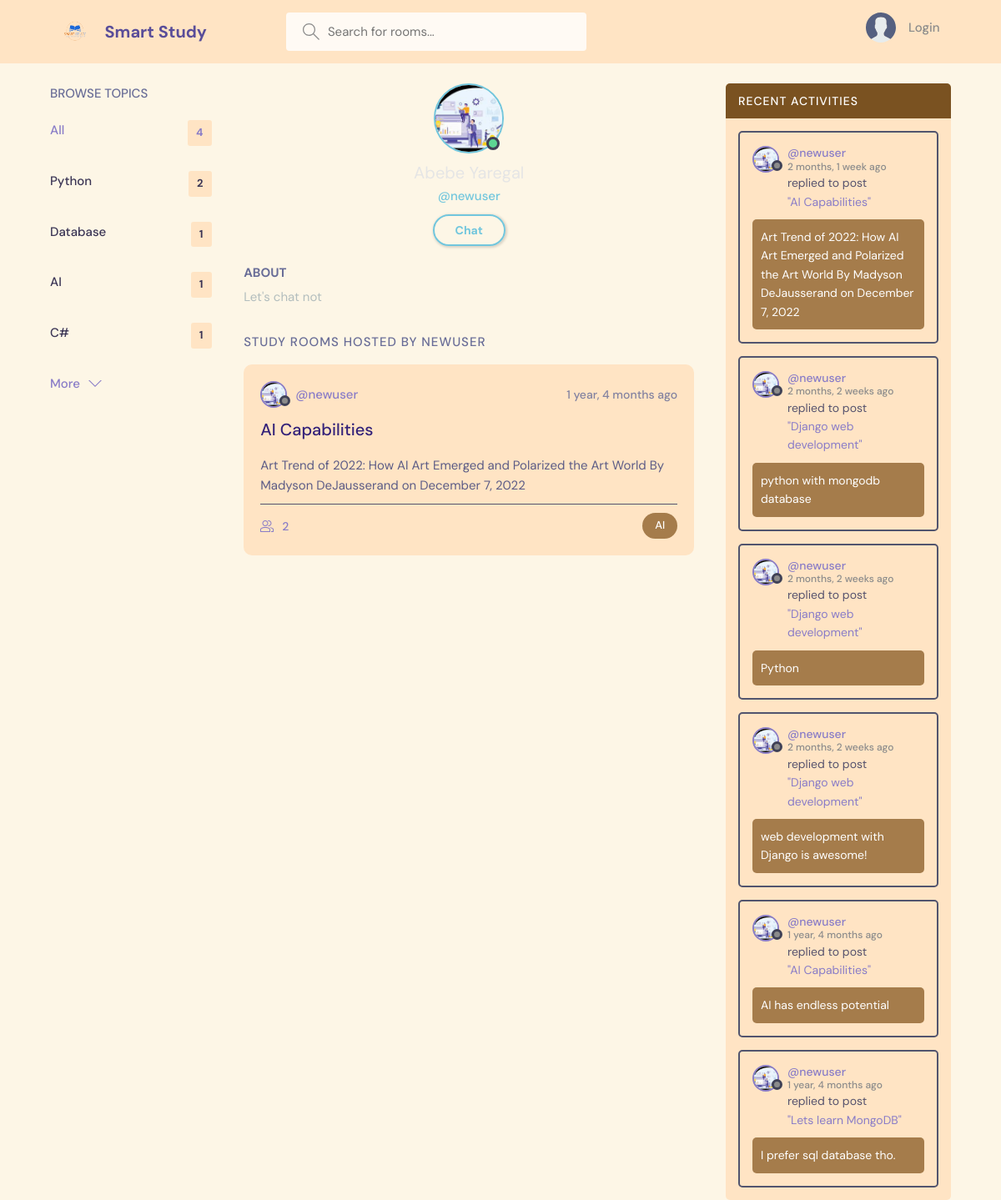
The page /profile/4/ on the database its author committed.
### playground/models.py (models this page shows, shortened)
class Topic(models.Model):
    name = models.CharField(max_length=200)

class User(AbstractUser):
    name = models.CharField(max_length=200, null=True)
    email = models.EmailField(null=True, unique=True)
    bio = models.TextField(null=True)
    avatar = models.ImageField(null=True, default='avatar.svg')
    REQUIRED_FIELDS = []

class Room(models.Model):
    host = models.ForeignKey(User, on_delete=models.SET_NULL, null=True)
    topic = models.ForeignKey(Topic, on_delete=models.SET_NULL, null=True)
    name = models.CharField(max_length=200)
    description = models.TextField(null=True, blank=True)
    participants = models.ManyToManyField(User, related_name="participants", blank=True)
    updated = models.DateTimeField(auto_now=True)
    created = models.DateTimeField(auto_now_add=True)
    class Meta:
        ordering = ['-updated', '-created']

class Message(models.Model):
    user = models.ForeignKey(User, on_delete=models.CASCADE)
    room = models.ForeignKey(Room, on_delete=models.CASCADE)
    body = models.TextField()
    images = models.ImageField(null=True)
    updated = models.DateTimeField(auto_now=True)
    created = models.DateTimeField(auto_now_add=True)
    class Meta:
        ordering = ['-created']

### playground/views.py (the view)
# urls.py: path('profile/<str:pk>/', views.userProfile, name='user-profile'),
def userProfile(request, pk):
    user = User.objects.get(id=pk)
    rooms = user.room_set.all()
    topics = Topic.objects.all()
    room_messages = user.message_set.all()
    context = {'user': user, 'topics': topics, 'rooms': rooms, 'room_messages': room_messages}
    return render(request, 'playground/profile.html', context)

### playground/templates/playground/profile.html
{% extends 'main.html' %}
{% block content %}
  <main class="profile-page layout layout--3">
    <div class="container">
      <div>
        {% include 'playground/topic_component.html' %}
      </div>
      <div class="roomList">
        <div class="profile">
          <div class="profile__avatar">
            <div class="avatar avatar--large active">
              <img src="{{user.avatar.url}}" />
            </div>
          </div>
          <div class="profile__info">
            <h3>{{user.name}}</h3>
            <p>@{{user}}</p>
            {% if request.user == user %}
            <a href="{% url 'update-user' %}" class="btn btn--main btn--pill">Edit Profile</a>
            {% else %}
            <a href="{% url 'chat' user.username %}" class="btn btn--main btn--pill">Chat</a>
            {% endif %}
          </div>
          <div class="profile__about">
            <h3>About</h3>
            <p>
              {{user.bio}}
            </p>
          </div>
        </div>
        <div class="roomList__header">
          <div>
            <h2>Study Rooms Hosted by {{user}}</a>
            </h2>
          </div>
        </div>
      <div>
        {% include 'playground/room_display.html' %}
      </div>
      </div>
      <div>
        {% include 'playground/activity_component.html' %}
      </div>
    </div>
  </main>
{% endblock content %}

### playground/templates/playground/topic_component.html
<div class="topics">
    <div class="topics__header">
      <h2>Browse Topics</h2>
    </div>
    <ul class="topics__list">
      <li>
        <a href="{% url 'home' %}?q=" class="active" style="color: rgb(137, 124, 199);">All <span style="background-color:bisque;">{{topics.count}}</span></a>
      </li>
      {% for topic in topics %}
      <li>
        <div>
            <a href="{% url 'home' %}?q={{topic.name}}" style="color: rgb(59, 53, 85);">{{topic.name}} <span style="background-color:bisque;">{{topic.room_set.all.count}}</span></a>
        </div>
      </li>
      {% endfor %}
    </ul>
    <a class="btn btn--link" href="{% url 'topics' %}" style="color: rgb(137, 124, 199);">
      More
      <svg version="1.1" xmlns="http://www.w3.org/2000/svg" width="32" height="32" viewBox="0 0 32 32">
        <title>chevron-down</title>
        <path d="M16 21l-13-13h-3l16 16 16-16h-3l-13 13z"></path>
      </svg>
    </a>
  </div>

### playground/templates/playground/room_display.html (shortened to what this page needs)
<div>
{% for room in rooms %}
    <div class="roomListRoom" style="background-color:bisque;">
        <div class="roomListRoom__header">
        <a href="{% url 'user-profile' room.host.id %}" class="roomListRoom__author">
            <div class="avatar avatar--small" style="border-color: rgb(137, 124, 199);">
            <img src="{{room.host.avatar.url}}" />
            </div>
            <span style="color:rgb(137, 124, 199); font-weight: 500;">@{{room.host.username}}</span>
        </a>
        <div class="roomListRoom__actions">
            <span style="color: rgb(130, 130, 160);">{{room.created|timesince}} ago</span>
        </div>
        </div>
        <div class="roomListRoom__content">
        <a href='{% url "room" room.id %}' style="color: rgb(52, 34, 121);">{{room.name}}</a>
        <p style="color: rgb(92, 92, 134);">
            {{room.description}}
        </p>
        </div>
        <div class="roomListRoom__meta">
        <a href="{% url 'room' room.id %}" class="roomListRoom__joined">
            <p style="color: rgb(137, 124, 199);">{{room.participants.all.count}}</p>
        </a>
        <p class="roomListRoom__topic" style="background-color:rgb(165, 124, 75); color: white;">{{room.topic.name}}</p>
        </div>
    </div>
    {% endfor %}
    </div>

### playground/templates/playground/activity_component.html (shortened to what this page needs)
<div class="activities" style="background-color:bisque;">
    <div class="activities__header">
      <h2 style="background-color:rgb(122, 82, 33); color: white;">Recent Activities</h2>
    </div>
    {% for message in room_messages %}
    <div class="activities__box" style="background-color:bisque;">
      <div class="activities__boxHeader roomListRoom__header">
        <a href="{% url 'user-profile' message.user.id %}" class="roomListRoom__author">
          <div class="avatar avatar--small" style="border-color: rgb(137, 124, 199);">
            <img src="{{message.user.avatar.url}}" />
          </div>
          <p style="color:rgb(137, 124, 199);">
            @{{message.user}}
            <span>{{message.created|timesince}} ago</span>
          </p>
        </a>
      </div>
      <div class="activities__boxContent">
        <p style="color: rgb(86, 82, 109);">replied to post <a href="{% url 'room' message.room.id %}" style="color:rgb(137, 124, 199);"> "{{message.room.name}}" </a></p>
        <div class="activities__boxRoomContent" style="background-color:rgb(165, 124, 75); color: white;">
            {{message.body}}
        </div>
      </div>
    </div>
    {% endfor %}
  </div>

### rows shown on the page
Topic: name "Python", room_set.all.count "2"
Topic: name "Database", room_set.all.count "1"
Topic: name "AI", room_set.all.count "1"
Topic: name "C#", room_set.all.count "1"
User: avatar (picture), username "newuser", bio "Let's chat not", username "NEWUSER"
Room: host.avatar (picture), host.username "newuser", created "1 year, 4 months", name "AI Capabilities", description "Art Trend of 2022: How AI Art Emerged and Polarized the Art World By Madyson DeJausserand on December 7, 2022", participants.all.count "2", topic.name "AI"
Message: user.avatar (picture), user "newuser", created "2 months, 1 week", room.name "AI Capabilities", body "Art Trend of 2022: How AI Art Emerged and Polarized the Art World By Madyson DeJausserand on December 7, 2022"
Message: user.avatar (picture), user "newuser", created "2 months, 2 weeks", room.name "Django web development", body "python with mongodb database"
Message: user.avatar (picture), user "newuser", created "2 months, 2 weeks", room.name "Django web development", body "Python"
Message: user.avatar (picture), user "newuser", created "2 months, 2 weeks", room.name "Django web development", body "web development with Django is awesome!"
Message: user.avatar (picture), user "newuser", created "1 year, 4 months", room.name "AI Capabilities", body "AI has endless potential"
Message: user.avatar (picture), user "newuser", created "1 year, 4 months", room.name "Lets learn MongoDB", body "I prefer sql database tho."

### other values the page prints
{{ topics.count }} "4"
